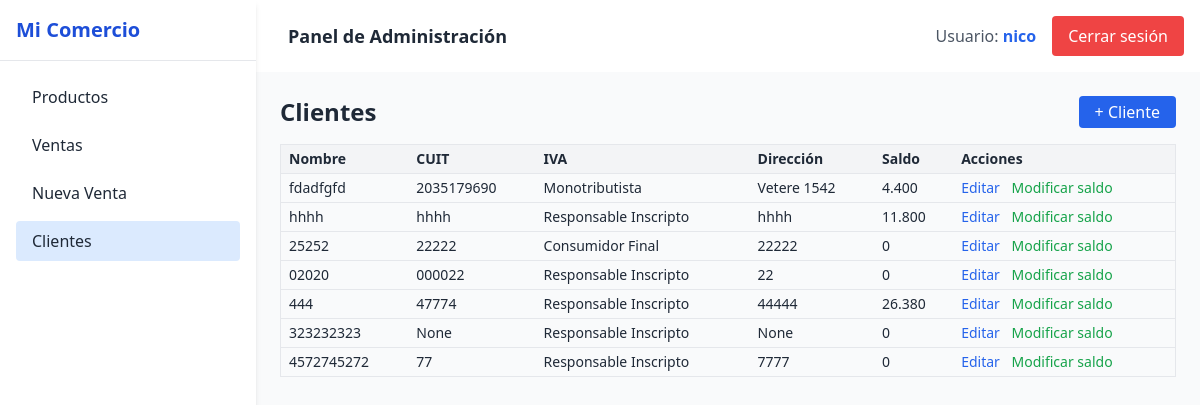
/ventas/lista_clientes/ (signed in), run on an earlier commit of the app's database.
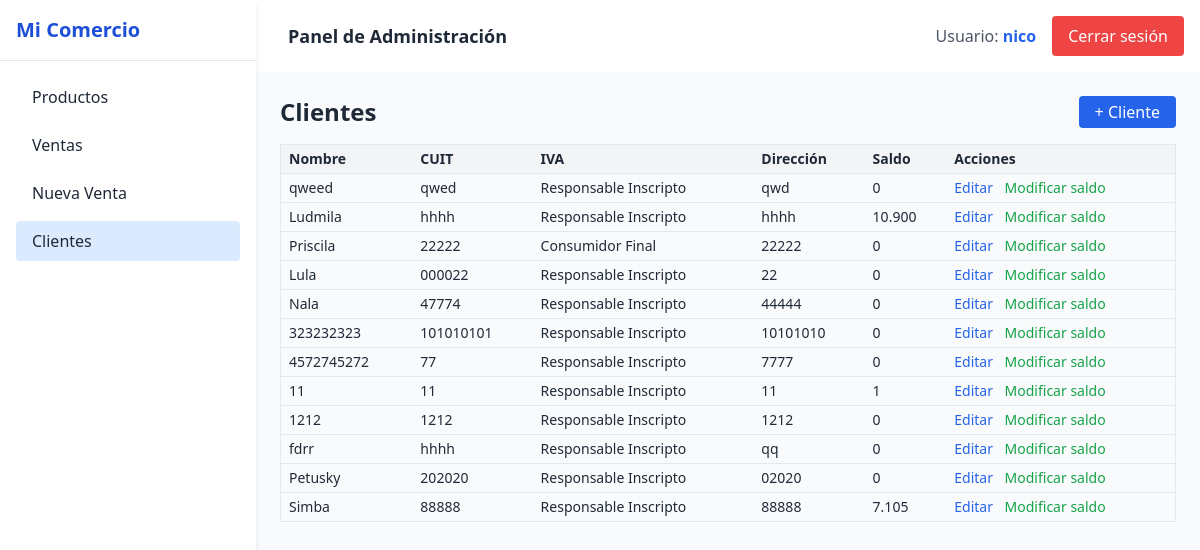
And on a later commit of the database.
### usuarios/models.py (models this page shows, shortened)
class Usuario(AbstractUser):
    empresa = models.ForeignKey(Empresa, on_delete=models.CASCADE, null=True, blank=True)
    empresa = models.ForeignKey(Empresa, on_delete=models.CASCADE, null=True, blank=True)

### ventas/models.py (models this page shows, shortened)
class Cliente(models.Model):
    nombre = models.CharField(max_length=100)
    cuit = models.CharField(max_length=20, blank=True, null=True)
    direccion = models.CharField(max_length=200, blank=True, null=True)
    saldo = models.DecimalField(default=0, max_digits=10, decimal_places=2)
    cuenta_corriente = models.BooleanField(default=True)
    condicion_iva = models.CharField(max_length=50, choices=[
        ('RI', 'Responsable Inscripto'),
        ('MT', 'Monotributista'),
        ('CF', 'Consumidor Final'),
        ('EX', 'Exento'),
    ], default='CF')
    empresa = models.ForeignKey(Empresa, on_delete=models.CASCADE)

### ventas/views.py (the view)
# urls.py: path('lista_clientes/', views.lista_clientes, name='lista_clientes'),
@login_required
def lista_clientes(request):
    clientes = Cliente.objects.filter(empresa=request.user.empresa)
    return render(request, 'ventas/lista_clientes.html', {'clientes': clientes})

### productos/templatetags/custom_filters.py (called while the page is built)
@register.filter
def formato_precio(value):
    if value is None:
        return ''
    return number_format(value, force_grouping=True).replace(',', '.')

### ventas/templates/ventas/lista_clientes.html (shortened to what this page needs)
{% extends 'base.html' %}
{% load static %}
{% load custom_filters %}
{% block content %}
<div x-data="clienteData()" x-ref="mainScope" class="max-w-4xl mx-auto">
   <div class="flex justify-between items-center mb-4">
    <h2 class="text-2xl font-bold">Clientes</h2>
    <button @click="openModalNuevo = true" class="bg-blue-600 text-white px-4 py-1 rounded hover:bg-blue-700">+ Cliente</button>
  </div>
  <table class="w-full table-auto text-sm border">
    <thead class="bg-gray-100 text-left">
      <tr>
        <th class="px-2 py-1">Nombre</th>
        <th class="px-2 py-1">CUIT</th>
        <th class="px-2 py-1">IVA</th>
        <th class="px-2 py-1">Dirección</th>
        <th class="px-2 py-1">Saldo</th>
        <th class="px-2 py-1">Acciones</th>
      </tr>
    </thead>
    <tbody id="clientes-body">
      {% for cliente in clientes %}
      <tr class="border-t" id="cliente-{{ cliente.id }}">
        <td class="px-2 py-1 nombre">{{ cliente.nombre }}</td>
        <td class="px-2 py-1 cuit">{{ cliente.cuit }}</td>
        <td class="px-2 py-1 iva">{{ cliente.get_condicion_iva_display }}</td>
        <td class="px-2 py-1 direccion">{{ cliente.direccion }}</td>
        <td class="px-2 py-1 saldo">{{ cliente.saldo|floatformat:0|formato_precio }}</td>
        <td class="px-2 py-1">
          <button class="text-blue-600 hover:underline" @click="
          clienteId = {{ cliente.id }};
          clienteNombre = '{{ cliente.nombre }}';
          clienteCUIT = '{{ cliente.cuit }}';
          clienteIVA = '{{ cliente.condicion_iva }}';
          clienteDireccion = '{{ cliente.direccion }}';
          openModal = true;
           ">
            Editar
          </button>
          <button @click="
          clienteId = {{ cliente.id }};
          clienteNombre = '{{ cliente.nombre }}';
          clienteSaldo = parseFloat(document.querySelector('#cliente-{{ cliente.id }} .saldo').textContent.replace('$','')) || 0;
          montoPago = clienteSaldo.toFixed(2);
          pagoTipo = 'total';
          // 👉 Forzamos mostrar el formato actualizado antes de abrir el modal
          document.getElementById('saldo-visible').textContent = clienteSaldo.toLocaleString('es-AR', { minimumFractionDigits: 0 });
          openModalSaldo = true" class="text-green-600 hover:underline ml-2">
            Modificar saldo
          </button>
        </td>
      </tr>
      {% endfor %}
    </tbody>
  </table>
{% endblock %}

### templates/base.html (shortened to what this page needs)
<!DOCTYPE html>
<html lang="es">
<head>
    <script src="https://cdn.tailwindcss.com"></script>
</head>
<body class="bg-gray-100 min-h-screen text-gray-800" x-data="{ open: false }">
    <div class="flex">
        <aside x-cloak
            class="w-64 bg-white h-screen shadow-md fixed top-0 left-0 z-30 transform transition-transform duration-300 ease-in-out"
            :class="open ? 'translate-x-0' : '-translate-x-full md:translate-x-0'">
            <div class="p-4 text-xl font-bold text-blue-700 border-b border-gray-200">
                Mi Comercio
            </div>
            <nav class="p-4 space-y-2">
                <a href="{% url 'lista_productos' %}"
                    class="block py-2 px-4 rounded hover:bg-blue-100 {% if request.path == '/productos/' %}bg-blue-100{% endif %}">Productos</a>
                <a href="{% url 'lista_ventas' %}"
                    class="block py-2 px-4 rounded hover:bg-blue-100 {% if request.path == '/ventas/' %}bg-blue-100{% endif %}">Ventas</a>
                <a href="{% url 'nueva_venta' %}"
                    class="block py-2 px-4 rounded hover:bg-blue-100 {% if request.path == '/ventas/nueva/' %}bg-blue-100{% endif %}">Nueva
                    Venta</a>
                <a href="{% url 'lista_clientes' %}"
                    class="block py-2 px-4 rounded hover:bg-blue-100 {% if request.path == '/ventas/lista_clientes/' %}bg-blue-100{% endif %}">Clientes</a>
            </nav>
        </aside>
        <div class="flex-1 min-h-screen flex flex-col ml-0 md:ml-64">
            <header class="bg-white shadow p-4 flex justify-between items-center">
                <div class="flex items-center space-x-4">
                    <div class="text-lg font-semibold">
                        {% block header %}Panel de Administración{% endblock %}
                    </div>
                </div>
                <div class="flex items-center space-x-4">
                    {% if user.is_authenticated %}
                    <span class="text-gray-600">Usuario: <strong class="text-blue-600">{{ user.username }}</strong></span>
                    <form method="post" action="{% url 'logout' %}">
                        <button type="submit"
                            class="bg-red-500 text-white px-4 py-2 rounded hover:bg-red-600 transition">
                            Cerrar sesión
                        </button>
                    </form>
                    {% else %}
                    <a href="{% url 'login' %}"
                        class="bg-blue-500 text-white px-4 py-2 rounded hover:bg-blue-600 transition">
                        Iniciar sesión
                    </a>
                    {% endif %}
                </div>
            </header>
            <main class="p-6 flex-1 bg-gray-50">
                {% block content %}{% endblock %}
            </main>
        </div>
    </div>
</body>
</html>

What changed in the data, as far as the page shows it:
removed Cliente: nombre "fdadfgfd", cuit "2035179690", condicion_iva "Monotributista", direccion "Vetere 1542", saldo "4.400"
added Cliente: nombre "qweed", cuit "qwed", condicion_iva "Responsable Inscripto", direccion "qwd", saldo "0"
changed Cliente: nombre "hhhh" → "Ludmila"; saldo "11.800" → "10.900"
changed Cliente "Consumidor Final": nombre "25252" → "Priscila"
changed Cliente: nombre "02020" → "Lula"
changed Cliente: nombre "444" → "Nala"; saldo "26.380" → "0"
changed Cliente (number 6 of 12 on the later page): cuit "None" → "101010101"; direccion "None" → "10101010"
added Cliente: nombre "11", cuit "11", condicion_iva "Responsable Inscripto", direccion "11", saldo "1"
added Cliente: nombre "1212", cuit "1212", condicion_iva "Responsable Inscripto", direccion "1212", saldo "0"
added Cliente: nombre "fdrr", cuit "hhhh", condicion_iva "Responsable Inscripto", direccion "qq", saldo "0"
added Cliente: nombre "Petusky", cuit "202020", condicion_iva "Responsable Inscripto", direccion "02020", saldo "0"
added Cliente: nombre "Simba", cuit "88888", condicion_iva "Responsable Inscripto", direccion "88888", saldo "7.105"
